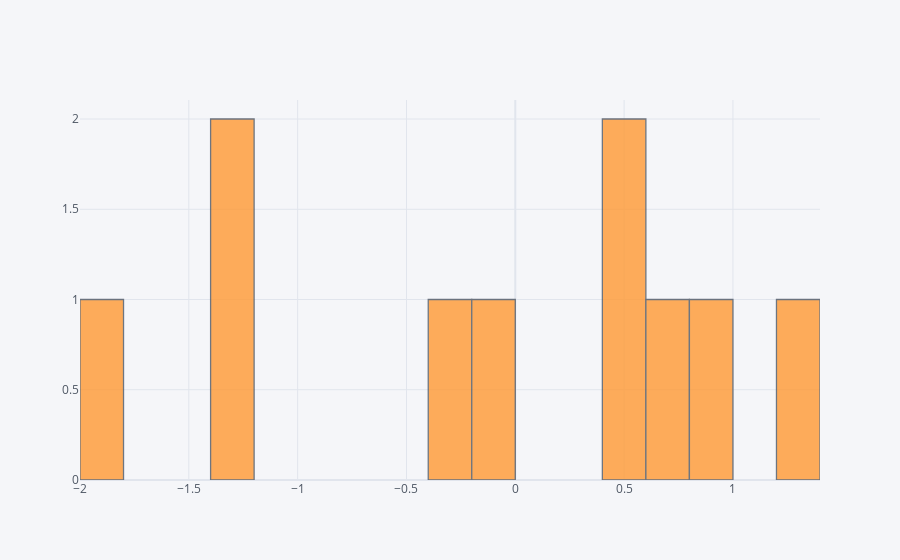

Here is the notebook cell this chart was saved with:
### Code cell
df['A'].iplot(kind='hist', bins=20)

### Figure 1 — Plotly figure (JSON) as saved in the notebook; plotly's stock layout.template omitted (floating-point values rounded to 4 significant figures)
{"data": [{"histfunc": "count", "histnorm": "", "marker": {"color": "rgba(255, 153, 51, 1.0)", "line": {"color": "#4D5663", "width": 1.3}}, "name": "A", "nbinsx": 20, "opacity": 0.8, "orientation": "v", "type": "histogram", "x": [0.5189, -0.1853, -1.978, -1.395, -1.209, 0.6538, 0.9478, 1.211, -0.3609, 0.4193]}], "layout": {"barmode": "overlay", "legend": {"bgcolor": "#F5F6F9", "font": {"color": "#4D5663"}}, "paper_bgcolor": "#F5F6F9", "plot_bgcolor": "#F5F6F9", "title": {"font": {"color": "#4D5663"}}, "xaxis": {"gridcolor": "#E1E5ED", "showgrid": true, "tickfont": {"color": "#4D5663"}, "title": {"font": {"color": "#4D5663"}, "text": ""}, "zerolinecolor": "#E1E5ED"}, "yaxis": {"gridcolor": "#E1E5ED", "showgrid": true, "tickfont": {"color": "#4D5663"}, "title": {"font": {"color": "#4D5663"}, "text": ""}, "zerolinecolor": "#E1E5ED"}}}
